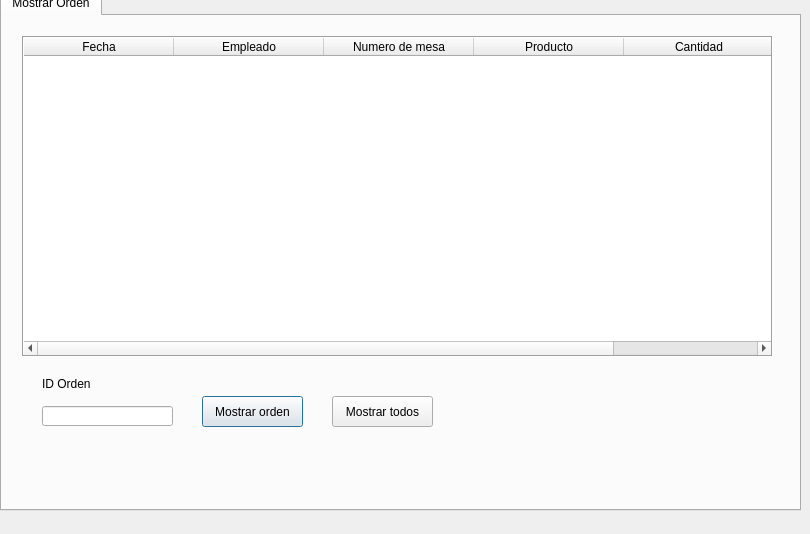
<?xml version="1.0" encoding="UTF-8"?>
<ui version="4.0">
 <class>Mostrar_Orden</class>
 <widget class="QDialog" name="Mostrar_Orden">
  <property name="geometry">
   <rect>
    <x>0</x>
    <y>0</y>
    <width>810</width>
    <height>534</height>
   </rect>
  </property>
  <property name="windowTitle">
   <string>Dialog</string>
  </property>
  <widget class="QTabWidget" name="tabWidget">
   <property name="geometry">
    <rect>
     <x>0</x>
     <y>-10</y>
     <width>801</width>
     <height>521</height>
    </rect>
   </property>
   <property name="currentIndex">
    <number>0</number>
   </property>
   <widget class="QWidget" name="tab_32">
    <attribute name="title">
     <string>Mostrar Orden</string>
    </attribute>
    <widget class="QPushButton" name="MostrarPedido_button">
     <property name="geometry">
      <rect>
       <x>200</x>
       <y>380</y>
       <width>101</width>
       <height>31</height>
      </rect>
     </property>
     <property name="text">
      <string>Mostrar orden</string>
     </property>
    </widget>
    <widget class="QLabel" name="label_67">
     <property name="geometry">
      <rect>
       <x>40</x>
       <y>360</y>
       <width>71</width>
       <height>16</height>
      </rect>
     </property>
     <property name="text">
      <string>ID Orden</string>
     </property>
    </widget>
    <widget class="QLineEdit" name="ID_pedido_All">
     <property name="geometry">
      <rect>
       <x>40</x>
       <y>390</y>
       <width>131</width>
       <height>20</height>
      </rect>
     </property>
    </widget>
    <widget class="QTableWidget" name="tab_Pedido">
     <property name="geometry">
      <rect>
       <x>20</x>
       <y>20</y>
       <width>751</width>
       <height>321</height>
      </rect>
     </property>
     <property name="sizePolicy">
      <sizepolicy hsizetype="Expanding" vsizetype="Expanding">
       <horstretch>0</horstretch>
       <verstretch>0</verstretch>
      </sizepolicy>
     </property>
     <property name="frameShape">
      <enum>QFrame::Box</enum>
     </property>
     <property name="frameShadow">
      <enum>QFrame::Sunken</enum>
     </property>
     <property name="sizeAdjustPolicy">
      <enum>QAbstractScrollArea::AdjustIgnored</enum>
     </property>
     <property name="gridStyle">
      <enum>Qt::SolidLine</enum>
     </property>
     <property name="sortingEnabled">
      <bool>false</bool>
     </property>
     <property name="wordWrap">
      <bool>true</bool>
     </property>
     <property name="cornerButtonEnabled">
      <bool>true</bool>
     </property>
     <attribute name="horizontalHeaderCascadingSectionResizes">
      <bool>false</bool>
     </attribute>
     <attribute name="horizontalHeaderDefaultSectionSize">
      <number>150</number>
     </attribute>
     <attribute name="horizontalHeaderShowSortIndicator" stdset="0">
      <bool>true</bool>
     </attribute>
     <attribute name="horizontalHeaderStretchLastSection">
      <bool>false</bool>
     </attribute>
     <attribute name="verticalHeaderCascadingSectionResizes">
      <bool>false</bool>
     </attribute>
     <attribute name="verticalHeaderStretchLastSection">
      <bool>false</bool>
     </attribute>
     <column>
      <property name="text">
       <string>Fecha</string>
      </property>
     </column>
     <column>
      <property name="text">
       <string>Empleado</string>
      </property>
     </column>
     <column>
      <property name="text">
       <string>Numero de mesa</string>
      </property>
     </column>
     <column>
      <property name="text">
       <string>Producto</string>
      </property>
     </column>
     <column>
      <property name="text">
       <string>Cantidad</string>
      </property>
      <property name="textAlignment">
       <set>AlignCenter</set>
      </property>
     </column>
    </widget>
    <widget class="QPushButton" name="mostralall">
     <property name="geometry">
      <rect>
       <x>330</x>
       <y>380</y>
       <width>101</width>
       <height>31</height>
      </rect>
     </property>
     <property name="text">
      <string>Mostrar todos</string>
     </property>
    </widget>
   </widget>
  </widget>
 </widget>
 <resources/>
 <connections/>
</ui>
